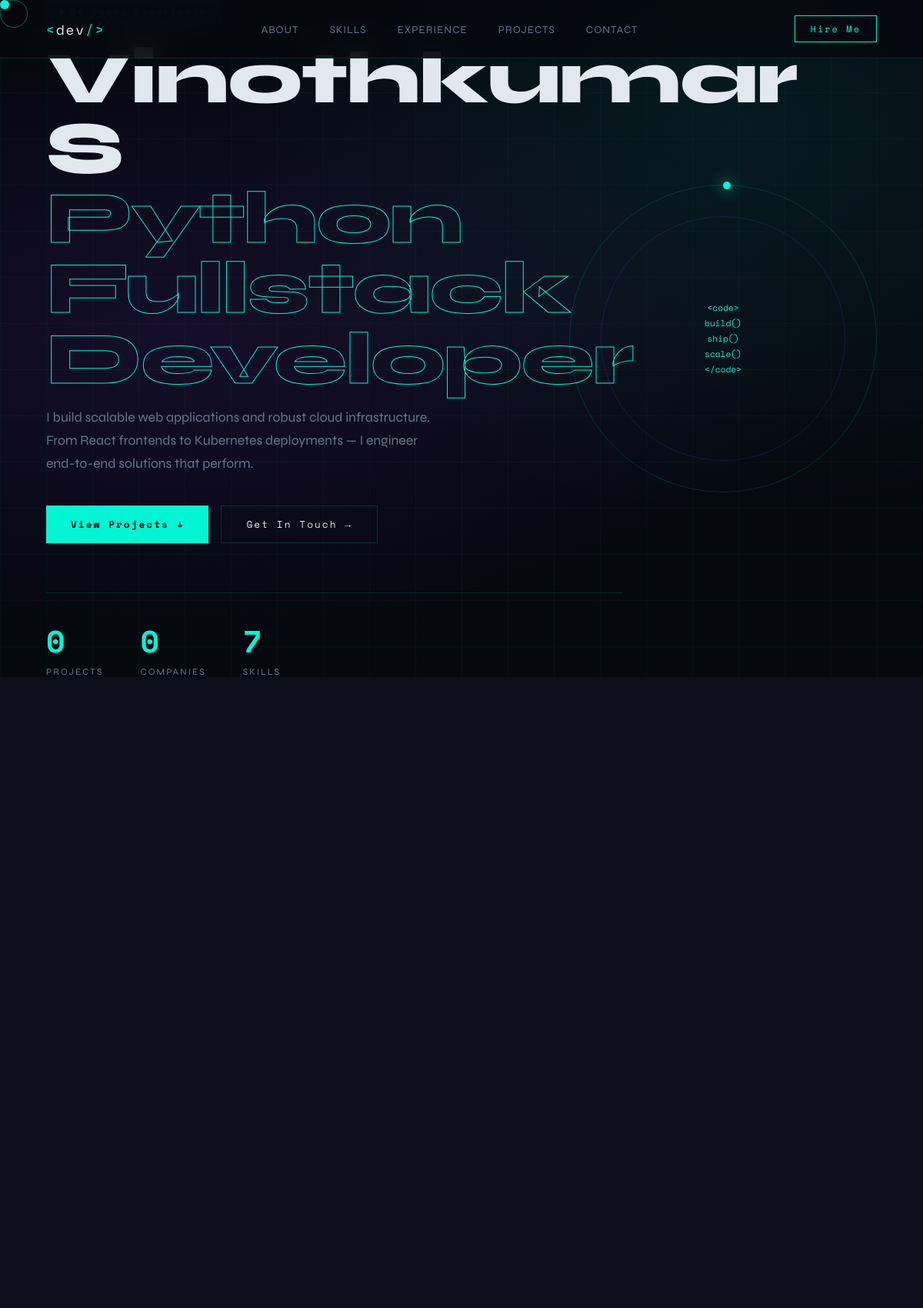
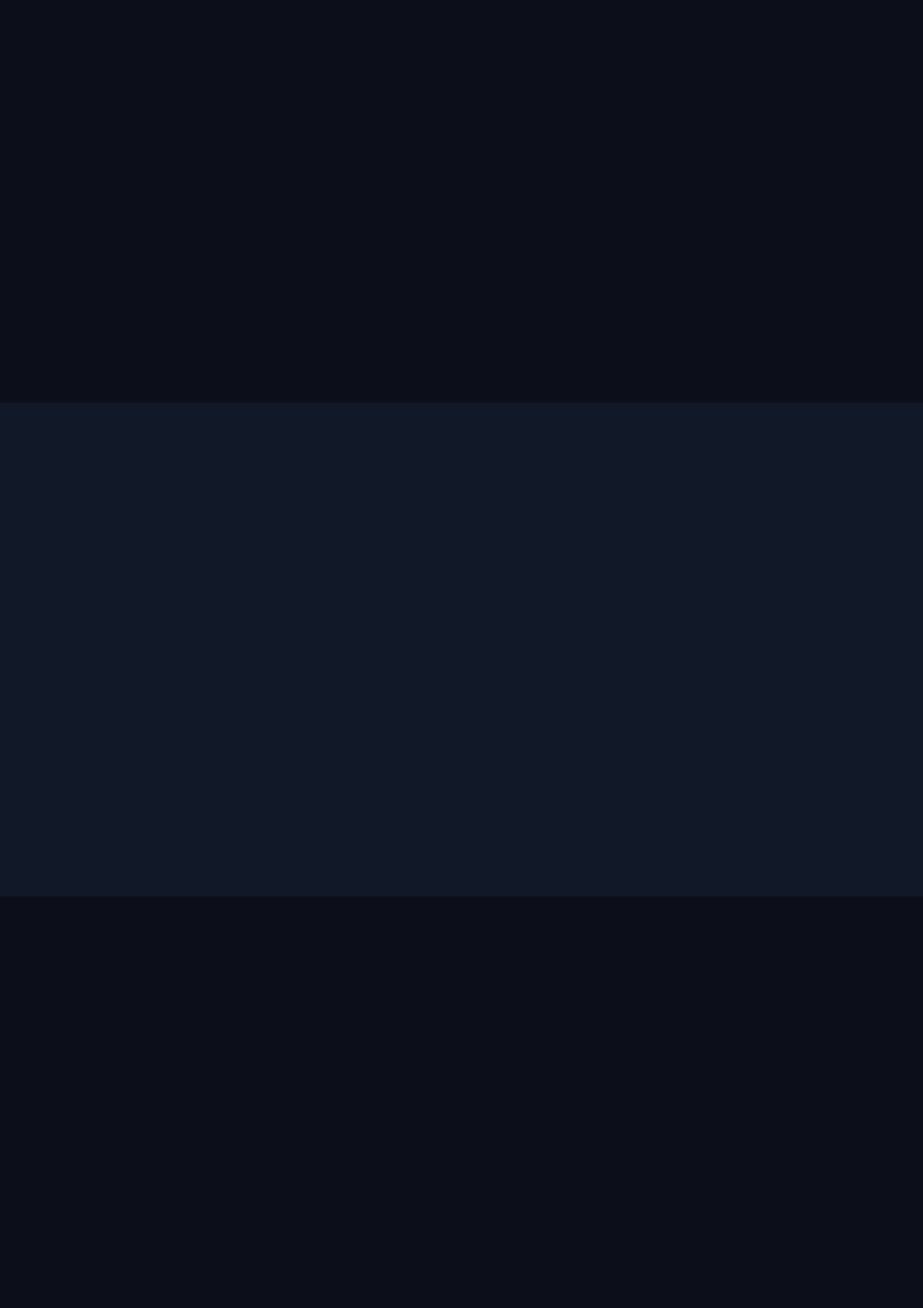
The page / (upper part) on the database its author committed (2 pictures, top to bottom).
### portfolio/models.py (models this page shows, shortened)
class Profile(models.Model):
    name = models.CharField(max_length=100)
    title = models.CharField(max_length=200)
    bio = models.TextField()
    email = models.EmailField()
    github = models.URLField(blank=True)
    linkedin = models.URLField(blank=True)
    location = models.CharField(max_length=100, blank=True)
    years_experience = models.IntegerField(default=0)
    resume = models.FileField(upload_to='resume/', blank=True)

### portfolio/views.py (the view)
# urls.py: path('', views.home, name='home'),
def home(request):
    profile = Profile.objects.first()
    projects = Project.objects.all()
    featured_projects = Project.objects.filter(featured=True)[:3]
    skills = Skill.objects.all()
    experiences = Experience.objects.all()
    contact_form = ContactForm()
    skill_categories = {}
    for skill in skills:
        cat = skill.get_category_display()
        if cat not in skill_categories:
            skill_categories[cat] = []
        skill_categories[cat].append(skill)
    context = {
        'profile': profile,
        'projects': projects,
        'featured_projects': featured_projects,
        'skills': skills,
        'skill_categories': skill_categories,
        'experiences': experiences,
        'contact_form': contact_form,
    }
    return render(request, 'portfolio/home.html', context)

### templates/portfolio/home.html (shortened to what this page needs)
<!DOCTYPE html>
<html lang="en">
<head>
{% load static %}
<link rel="stylesheet" href="{% static 'css/style.css' %}">
<link rel="stylesheet" href="https://cdnjs.cloudflare.com/ajax/libs/font-awesome/6.4.0/css/all.min.css">
<link rel="stylesheet" href="https://cdn.jsdelivr.net/gh/devicons/devicon@latest/devicon.min.css">
</head>
<body>
<div class="cursor" id="cursor"></div>
<div class="cursor-ring" id="cursorRing"></div>
<nav>
  <a href="#hero" class="nav-logo">&lt;<span>dev</span>/&gt;</a>
  <ul class="nav-links" id="navLinks">
    <li><a href="#about">About</a></li>
    <li><a href="#skills">Skills</a></li>
    <li><a href="#experience">Experience</a></li>
    <li><a href="#projects">Projects</a></li>
    <li><a href="#contact">Contact</a></li>
  </ul>
  <a href="#contact" class="nav-cta">Hire Me</a>
</nav>
<section class="hero" id="hero">
  <div class="hero-bg"></div>
  <div class="hero-grid"></div>
  <div class="hero-content">
    <div class="hero-tag">
    </div>
    <h1>
      <span class="name">{% if profile %}{{ profile.name }}{% else %}Your Name{% endif %}</span>
      <span class="role">{% if profile %}{{ profile.title }}{% else %}Full Stack & DevOps Engineer{% endif %}</span>
    </h1>
    <p class="hero-desc">
      {% if profile %}{{ profile.bio }}{% else %}Building scalable systems, shipping reliable products, and automating everything in between. From frontend to infrastructure.{% endif %}
    </p>
    <div class="hero-actions">
      <a href="#projects" class="btn-primary">View Projects ↓</a>
      <a href="#contact" class="btn-outline">Get In Touch →</a>
    </div>
    <div class="hero-stats">
      <div class="stat">
        <span class="stat-num">{{ projects|length }}</span>
        <span class="stat-label">Projects</span>
      </div>
      <div class="stat">
        <span class="stat-num">{{ experiences|length }}</span>
        <span class="stat-label">Companies</span>
      </div>
      <div class="stat">
        <span class="stat-num">{{ skills|length }}</span>
        <span class="stat-label">Skills</span>
      </div>
    </div>
  </div>
  <div class="hero-visual">
    <div class="hero-circle">
      <div class="hero-circle-inner"></div>
      <div class="hero-code">
        &lt;code&gt;<br>
        build()<br>
        ship()<br>
        scale()<br>
        &lt;/code&gt;
      </div>
    </div>
  </div>
</section>
<section id="skills">
</section>
<section id="experience" style="background:var(--bg2)">
</section>
<section id="projects">
</section>
<section id="contact">
</section>
</body>
</html>

### rows shown on the page
Profile: name "Vinothkumar S", bio "I build scalable web applications and robust cloud infrastructure. From React frontends to Kubernetes deployments — I engineer end-to-end solutions that perform."

### other values the page prints
{{ projects|length }} "0"
{{ experiences|length }} "0"
{{ skills|length }} "7"
